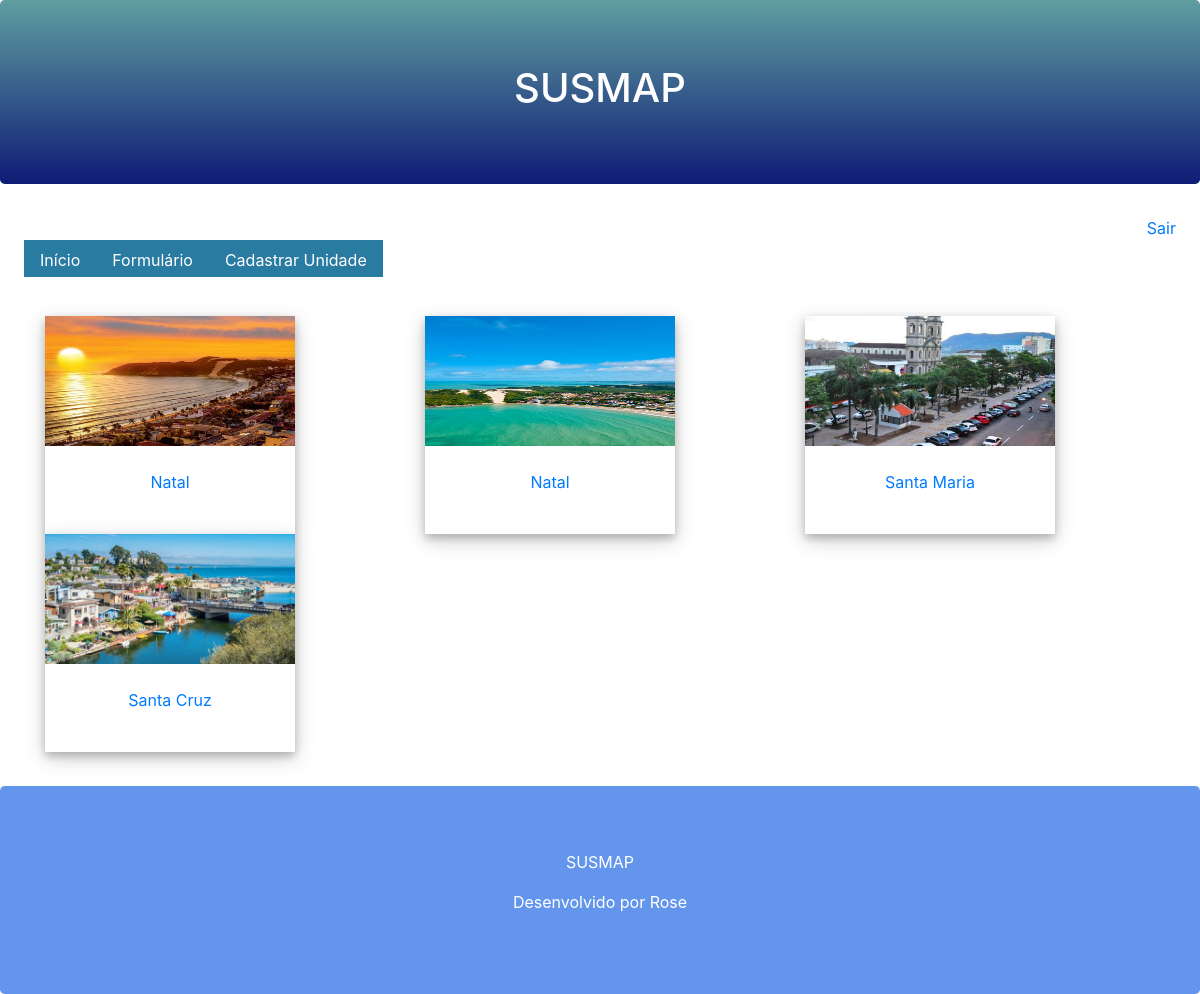
Before: /susmap/all/ (signed in) with the older database file.
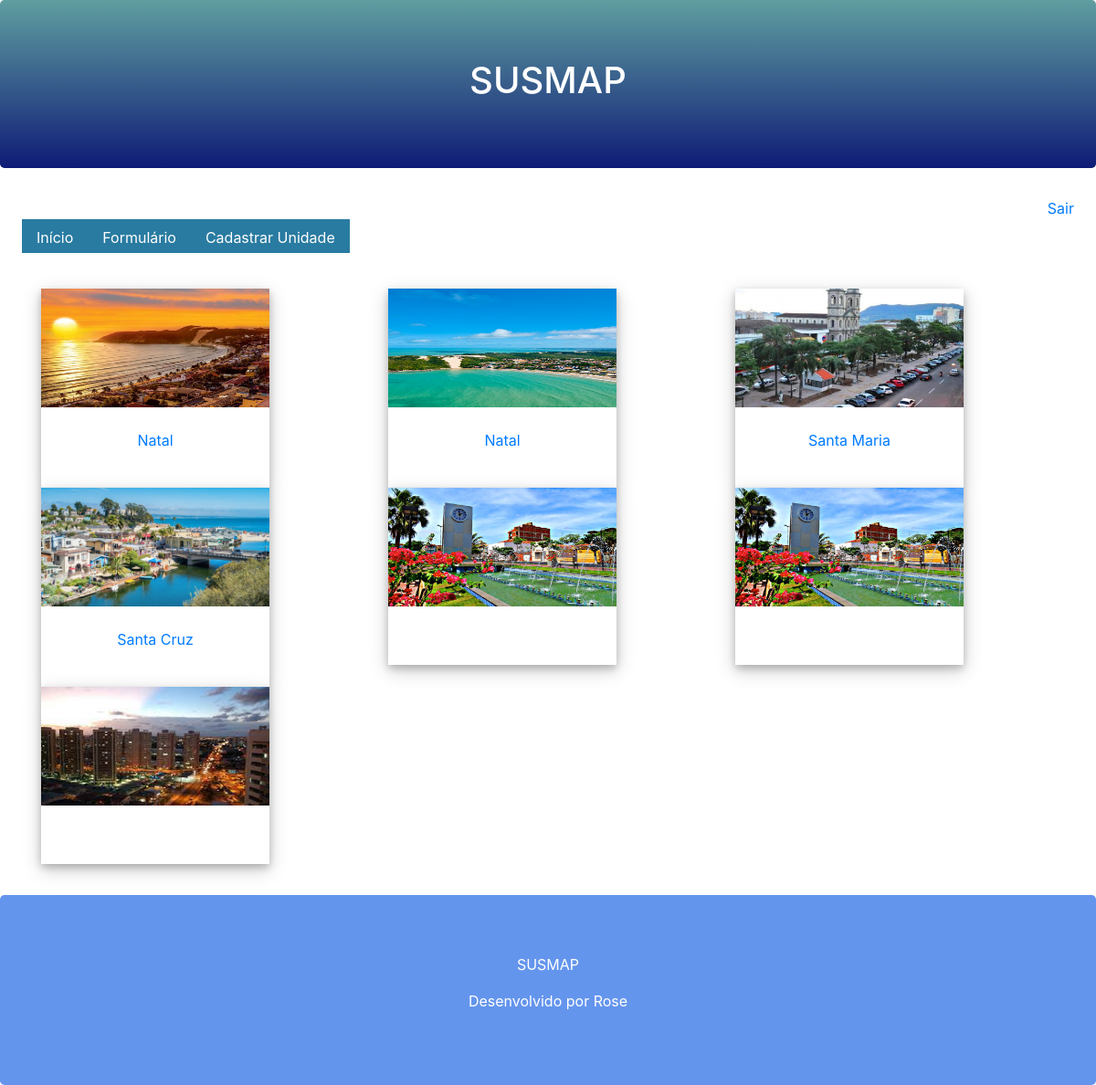
After: the same page with the newer database file.
### core/models.py (models this page shows, shortened)
class Card(models.Model):
    city = models.CharField(max_length=100)
    description = models.TextField()
    phone = models.CharField(max_length=11)
    email = models.EmailField()
    beging_date = models.DateTimeField(auto_now_add=True)
    photo = models.ImageField(upload_to='card')
    active = models.BooleanField(default=True)
    user = models.ForeignKey(User, on_delete=models.CASCADE)
    class card:
        db_table = 'card'

### core/views.py (the view)
# urls.py: path('susmap/all/', views.list_all_susmap),
@login_required(login_url='/login/')
def list_all_susmap(request):
    card = Card.objects.filter(active=True)
    return render(request, 'list.html', {'card':card})

### templates/list.html (shortened to what this page needs)
{% extends "model-page.html" %}
{% block content %}
    <div class="container mb-4">
        <div class="row">
            {% for p in card%}
            <div class="col-sm-4">
                <a href="/card/detail/{{p.id}}">
                    <div class="polaroid">
                        <img src="{{p.photo.url}}" style="width: 100%; height: 130px;">
                        <di class="container">
                            <p>{{p.city}}</p>
                        </di>
                    </div>
                </a>
            </div>
            {%endfor%}
        </div>
    </div>
{%endblock%}

### templates/model-page.html (shortened to what this page needs)
<html>
    <head>
        {% include "model-header.html" %}
    </head>
    <body>
        {% block content %} {%endblock%}
        {% include "model-footer.html" %}
    </body>
</html>

### templates/model-header.html (shortened to what this page needs)
<link rel="stylesheet" href="https://maxcdn.bootstrapcdn.com/bootstrap/4.4.1/css/bootstrap.min.css">
<div class="jumbotron header text-center">
    <h1>SUSMAP</h1>
</div>
<div class="text-right mr-4">
    <a href="/logout/">Sair</a>
</div>
<div id="menu">
    <ul class="nav ml-4 mb-4">
        <li class="nav-item">
            <a class="nav-link" href="/susmap/all/">Início</a>
        </li>
        <li class="nav-item">
            <a class="nav-link" href="/card/forms">Formulário</a>
        </li>
        <li class="nav-item">
            <a class="nav-link" href="/card/register">Cadastrar Unidade</a>
        </li>
    </ul>
</div>

### templates/model-footer.html
<div class="jumbotron footer text-center" style="background-color: cornflowerblue; color: white;
                                                                                    margin-bottom: 0;">
    <p>SUSMAP</p>
    <p>Desenvolvido por Rose</p>
</div>

### templates/list.html (style rules this page uses)
.polaroid { width: 250px; box-shadow: 0 4px 8px 0 rgba(0, 0, 0, 0.2), 0 6px 20px 0 rgba(0, 0, 0, 0.2); text-align: center; }
.container { padding: 10px; }

### templates/model-header.html (style rules this page uses)
#menu a { color: white; background-color: rgba(7, 102, 146, 0.863); padding-bottom: 5px; margin-bottom: 5px; }
.jumbotron.header { background-color: cadetblue; color: white; background-image: linear-gradient(cadetblue, rgba(7, 14, 114, 0.904)); }

Changed rows visible on the page:
added Card: photo (picture)
added Card: photo (picture)
added Card: photo (picture)
